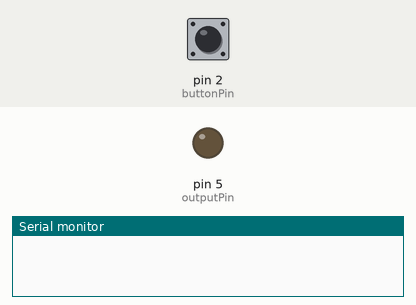
This sketch was run on a simulated Arduino Uno, built with avr-gcc and run on an emulated ATmega328P. On the bench: output pins drawn as LEDs (lit = HIGH), the last lines printed to the serial monitor. The inputs (shaded band) are chosen by the test bench; at power-on: pin 2 (buttonPin) HIGH.

Above: at 1.2 s.
1.3 s: pin 2 (buttonPin) pulled LOW for 0.15 s
At 11.37 s:
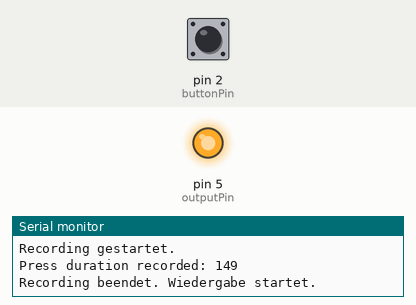
Timing chart, 0 to 12.8 s (numbered marks = the images above; inputs shaded):
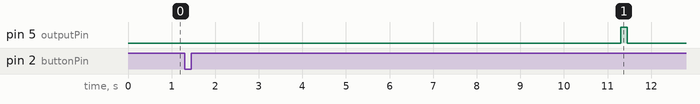

Measured:
- after the input at 1.3 s, pin 5 (outputPin): LOW → HIGH after 10.0 s, → LOW 0.15 s later

The sketch:

sketch_jan23_button_persist_led_blink.ino
```cpp
/*
  Mis-en-place:
  Breadboard Rot 1 (+) -> UNO 5V
  Breadboard Schwarz 1 - -> UNO GND

  Breadboard Rot (+) 5 -> a6
  Breadboard Taster d6 -> d7
  Breadboard Kabel Blau e7 -> DIGITAL 2
  Breadboard Wiederstand 10k ohm b7 -> b15
  Breadboard Kabel Schwarz a15 -> (-)15


  Breadboard  Kabel Orange j30 -> DIGITAL 5
  Breadboard Wiederstand h30 -> h35
   Breadboard  LED Gelb i35 -> i36
  Breadboard Kabel Braun j36 -> GND
*/

// Pins
const int buttonPin = 2;  // Taster-Pin
const int outputPin = 5;  // Output-Pin

// Variablen
unsigned long pressStartTime = 0;
unsigned long lastUpdateTime = 0;
bool isPressed = false;
bool recording = false;
unsigned long rhythm[100]; // Array zum Speichern der Intervalle
int rhythmIndex = 0;

void setup() {
  pinMode(buttonPin, INPUT_PULLUP);
  pinMode(outputPin, OUTPUT);
  Serial.begin(9600);
}

void loop() {
  int buttonState = digitalRead(buttonPin);

  if (buttonState == LOW && !isPressed) {
    isPressed = true;
    pressStartTime = millis();
    if (!recording) {
      recording = true;
      rhythmIndex = 0;
      Serial.println("Recording gestartet.");
    }
  }

  // Wenn Taster losgelassen wird
  if (buttonState == HIGH && isPressed) {
    isPressed = false;
    unsigned long pressDuration = millis() - pressStartTime;

    // Speichere die Dauer im Rhythmus-Array
    if (recording && rhythmIndex < 100) {
      rhythm[rhythmIndex++] = pressDuration;
      Serial.print("Press duration recorded: ");
      Serial.println(pressDuration);
    }
  }

  if (recording && (millis() - pressStartTime >= 10000)) {
    recording = false;
    Serial.println("Recording beendet. Wiedergabe startet.");
    playRhythm();
  }
}

void playRhythm() {
  for (int i = 0; i < rhythmIndex; i++) {
    digitalWrite(outputPin, HIGH);
    delay(rhythm[i]);
     Serial.println(rhythm[i]);
    digitalWrite(outputPin, LOW);
    delay(100);
  }
}
```
